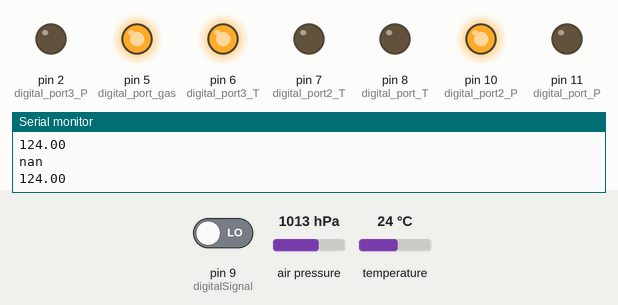
Recording of a sketch running on a simulated Arduino Uno, built with avr-gcc and run on an emulated ATmega328P. On the bench: output pins drawn as LEDs (lit = HIGH), the last lines printed to the serial monitor. Inputs (shaded band) come from the test bench; at power-on: temperature 24 °C, pin 9 (digitalSignal) LOW, air pressure 1013 hPa.

Above: at 1.2 s.
1.3 s: temperature set to 18.4 °C
2.8 s: temperature set to 17.2 °C
At 3.9 s:
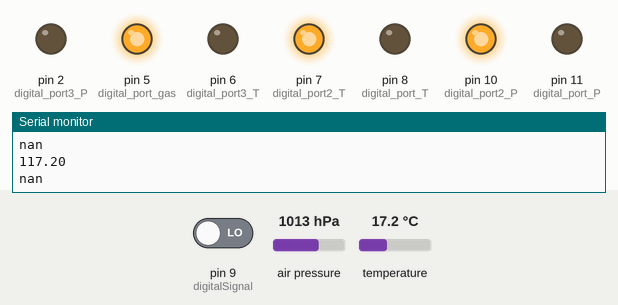
4.4 s: pin 9 (digitalSignal) driven HIGH
At 5.6 s:
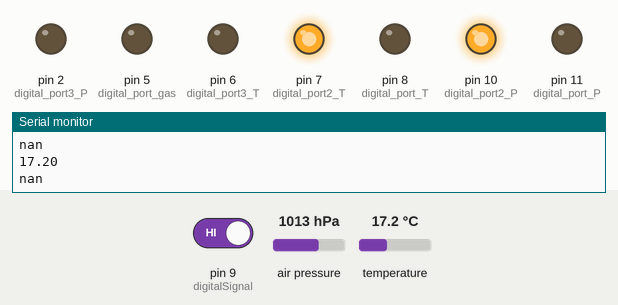
5.9 s: temperature set to 19 °C
At 6.2 s:
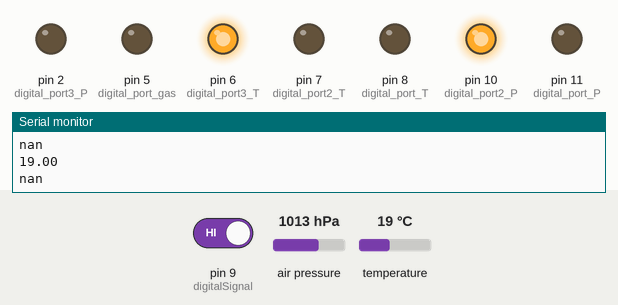
7.4 s: temperature set to 12 °C
At 8.0 s:
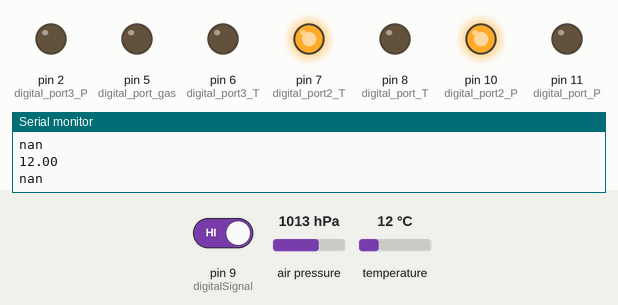
9.0 s: temperature set to 28 °C
At 9.7 s:
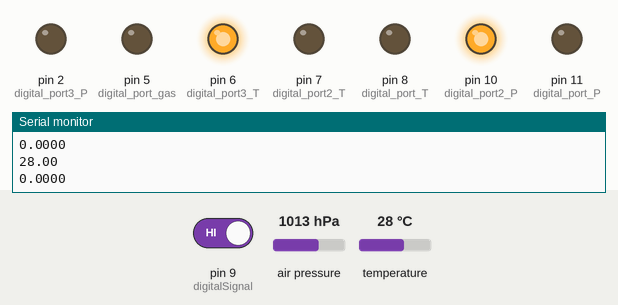
Timing chart, 0 to 11.6 s (numbered marks = the images above; inputs shaded):
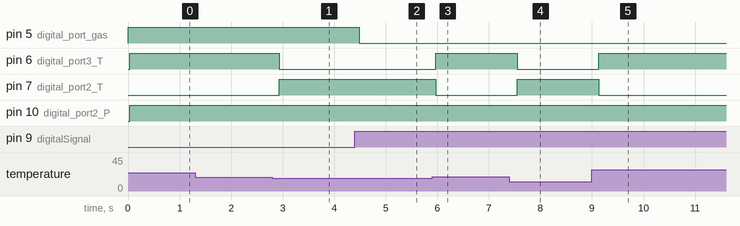

Measured:
- the behaviour switches between 18.1 and 18 °C on temperature (found by bisection; images 0 and 1)
- after the input at 2.8 s, pin 6 (digital_port3_T): HIGH → LOW after 0.13 s; pin 7 (digital_port2_T): LOW → HIGH after 0.13 s
- after the input at 4.4 s, pin 5 (digital_port_gas): HIGH → LOW after 0.08 s
- after the input at 5.9 s, pin 6 (digital_port3_T): LOW → HIGH after 0.07 s; pin 7 (digital_port2_T): HIGH → LOW after 0.07 s
- after the input at 7.4 s, pin 6 (digital_port3_T): HIGH → LOW after 0.15 s; pin 7 (digital_port2_T): LOW → HIGH after 0.15 s
- after the input at 9.0 s, pin 6 (digital_port3_T): LOW → HIGH after 0.13 s; pin 7 (digital_port2_T): HIGH → LOW after 0.13 s

The sketch:

Barometr.ino
```cpp
#include <SFE_BMP180.h>
#include <Wire.h>

SFE_BMP180 pressure;
char analogSignal = A1;
char digitalSignal = 9;
char digital_port_P = 11;
char digital_port2_P = 10;
char digital_port3_P = 2;
char digital_port_T = 8;
char digital_port2_T = 7;
char digital_port3_T = 6;
char digital_port_gas = 5;
bool sost = 0;
bool sost1 = 0;
bool sost2 = 0;
bool noGas;
int GasValue=0;

void setup(){
    Serial.begin(9600);
    pressure.begin();
    pinMode(digital_port_P,OUTPUT);
    pinMode(digital_port2_P,OUTPUT);
    pinMode(digital_port3_P,OUTPUT);
    pinMode(digital_port_T,OUTPUT);
    pinMode(digital_port2_T,OUTPUT);
    pinMode(digital_port3_T,OUTPUT);
    pinMode(digital_port_gas,OUTPUT);

}

void loop(){
    double P;
    pinMode(digitalSignal, INPUT);
    P = getPressure();
    Serial.println(P, 4);
    delay(100);
}

double getPressure(){
    char status;
    double T,P,p0,a;

    noGas = digitalRead(digitalSignal);
    if (noGas){
      digitalWrite(digital_port_gas,LOW);
    } else{
      digitalWrite(digital_port_gas,HIGH);
      Serial.print('1');
    }
    status = pressure.startTemperature();
    if (status != 0){
        // ожидание замера температуры
        delay(status);
        status = pressure.getTemperature(T);
        if (status != 0){
            status = pressure.startPressure(3);
            if (status != 0){
                // ожидание замера давления
                delay(status);
                status = pressure.getPressure(P,T);
                if (status != 0){
                    Serial.println(T);
                    if ((P<950)){
                    digitalWrite(digital_port_P,HIGH);
                    digitalWrite(digital_port2_P,LOW);
                    digitalWrite(digital_port3_P,LOW);
                    }
                    if (((P>950)and(P<1050))){
                    digitalWrite(digital_port2_P,HIGH);
                    digitalWrite(digital_port_P,LOW);
                    digitalWrite(digital_port3_P,LOW);
                    }
                    if ((P>1050)){
                    digitalWrite(digital_port3_P,HIGH);
                    digitalWrite(digital_port2_P,LOW);
                    digitalWrite(digital_port_P,LOW);
                    }
                    if ((T<19)){
                      digitalWrite(digital_port2_T,HIGH);
                      digitalWrite(digital_port_T,LOW);
                      digitalWrite(digital_port3_T,LOW);
                    }
                    if ((T>18)and(T < 27)){
                      digitalWrite(digital_port3_T,HIGH);
                      digitalWrite(digital_port2_T,LOW);
                      digitalWrite(digital_port_T,LOW);
                    }
                    if ((T>27)){
                      digitalWrite(digital_port3_T,HIGH);
                      digitalWrite(digital_port2_T,LOW);
                      digitalWrite(digital_port_T,LOW);
                    }


                }
            }
        }
    }
}
```
